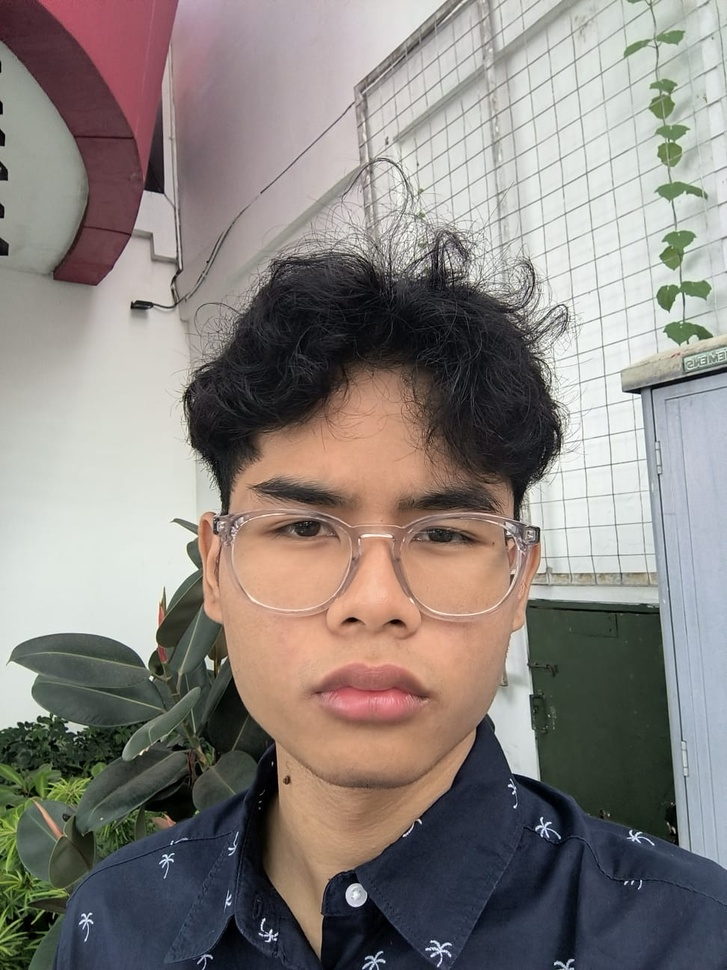
#> input picture foto-wajah.jpeg, 727 x 970 px, shrunk from 972 x 1296 before the run, found by its file name
$ python padding.py
#> lines starting #> are read from the running program, lines starting #| are printed output that depends on the picture
import os
from PIL import Image, ImageOps

def pad_image_to_tile8_pillow(image_path, output_path):
    """
    Fungsi mandiri untuk mendeteksi ukuran gambar .png dan memberikan padding
    di sisi kanan dan bawah agar dimensinya menjadi kelipatan 8.
    """
#> called with image_path = 'foto-wajah.jpeg', output_path = 'foto-wajah-padded.jpeg'
    # 1. Pastikan file gambar yang dituju ada
    if not os.path.exists(image_path):
        print(f"Error: File '{image_path}' tidak ditemukan!")
        print("Pastikan file gambar berada di folder yang sama dengan skrip ini.")
        return False

    # 2. Buka gambar menggunakan Pillow
    img = Image.open(image_path)
#> img is the input picture: PIL image 727x970 RGB; mean R, G, B 137.3, 130.8, 126.6
    w_asli, h_asli = img.size
#> w_asli = 727; h_asli = 970

    # 3. Hitung berapa piksel yang kurang agar genap kelipatan 8
    # Menggunakan modulus 8. Jika sudah kelipatan 8, hasilnya otomatis 0
    pad_bawah = (8 - (h_asli % 8)) % 8
#> pad_bawah = 6
    pad_kanan = (8 - (w_asli % 8)) % 8
#> pad_kanan = 1

    # Jika gambar sudah kelipatan 8, langsung simpan/salin tanpa diubah
    if pad_bawah == 0 and pad_kanan == 0:
        print(f"\nGambar '{image_path}' sudah kelipatan 8 ({w_asli}x{h_asli}).")
        print("Tidak memerlukan padding tambahan.")
        img.save(output_path)
        return True

    # 4. Atur konfigurasi padding (kiri, atas, kanan, bawah)
    # Kita hanya ingin menambahkan di kanan dan bawah agar koordinat (0,0) tidak bergeser
    padding_config = (0, 0, pad_kanan, pad_bawah)
#> padding_config = (0, 0, 1, 6)

    # 5. Eksekusi padding dengan warna abu-abu netral (R=128, G=128, B=128)
    padded_img = ImageOps.expand(img, padding_config, fill=(128, 128, 128))
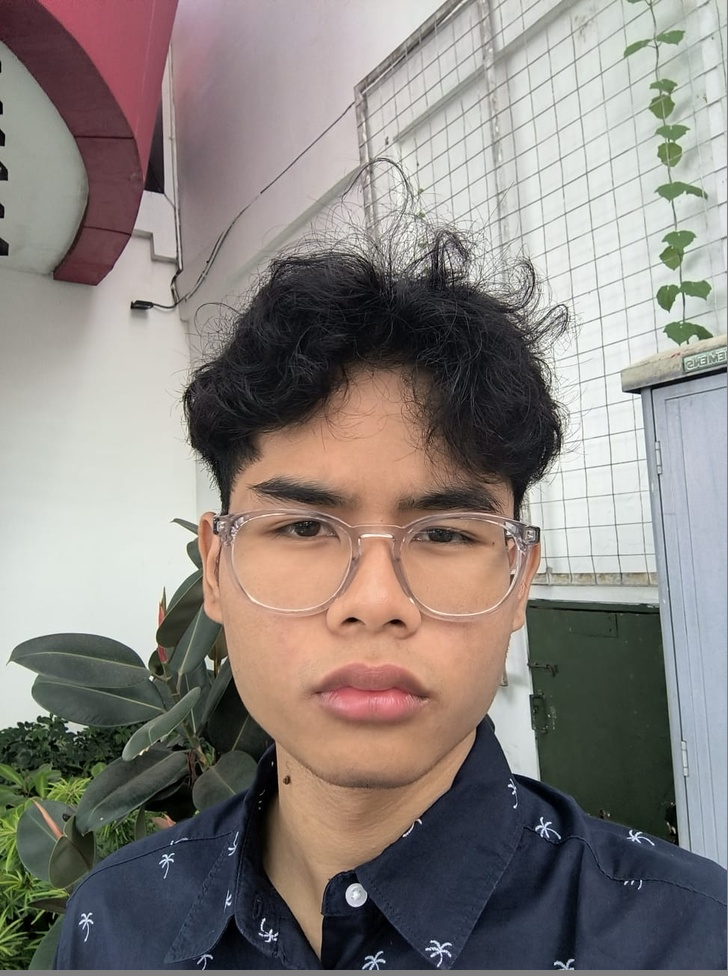
#> padded_img: PIL image 728x976 RGB; mean R, G, B 137.3, 130.8, 126.6

    # 6. Simpan hasil akhirnya
    padded_img.save(output_path)

    # Tampilkan informasi visual di terminal
    print(f"\n[PROSES PADDING SELESAI]")
    print(f"Nama File Asli      : {image_path}")
    print(f"Dimensi Awal        : {w_asli} x {h_asli} piksel")
#| Dimensi Awal        : 727 x 970 piksel
    print(f"Piksel yang Ditambah: Kanan (+{pad_kanan}), Bawah (+{pad_bawah})")
#| Piksel yang Ditambah: Kanan (+1), Bawah (+6)
    print(f"Dimensi Akhir       : {padded_img.size[0]} x {padded_img.size[1]} piksel (Kelipatan 8)")
#| Dimensi Akhir       : 728 x 976 piksel (Kelipatan 8)
    print(f"File Berhasil Disimpan: {output_path}")
    return True


# =====================================================================
# BLOK EKSEKUSI OTOMATIS
# =====================================================================
if __name__ == "__main__":
    # Tentukan nama file .png input dan output Anda di sini
    # Silakan ganti "foto-muka.png" dengan nama file asli Anda
    file_input = "foto-wajah.jpeg"
    file_output = "foto-wajah-padded.jpeg"

    print("=== Aplikasi Pembungkus Gambar (Padding Kelipatan 8) ===")

    # Jalankan fungsi
    pad_image_to_tile8_pillow(file_input, file_output)
